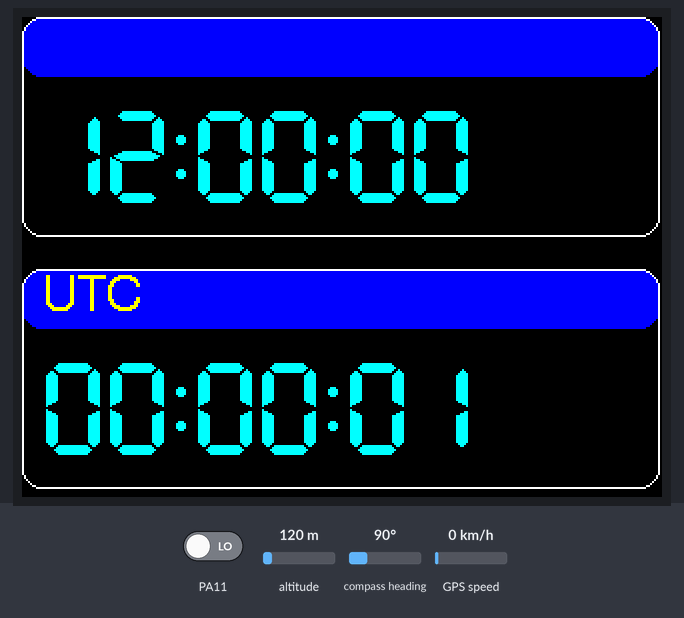
Bench run of a sketch on a simulated STM32 Blue Pill. Shown: 320×240 colour display. The test bench sets the inputs (shaded band); at power-on: PA11 LOW, altitude 120 m, compass heading 90°, GPS speed 0 km/h. The local clock reads 2024-03-15 10:24:30 at power-on unless the sketch sets it; the GPS gets a fix after 3 s at 37.7749, -122.4194 with 8 satellites.

Above: at 1.4 s.
1.5 s: PA11 driven HIGH
At 3.3 s:
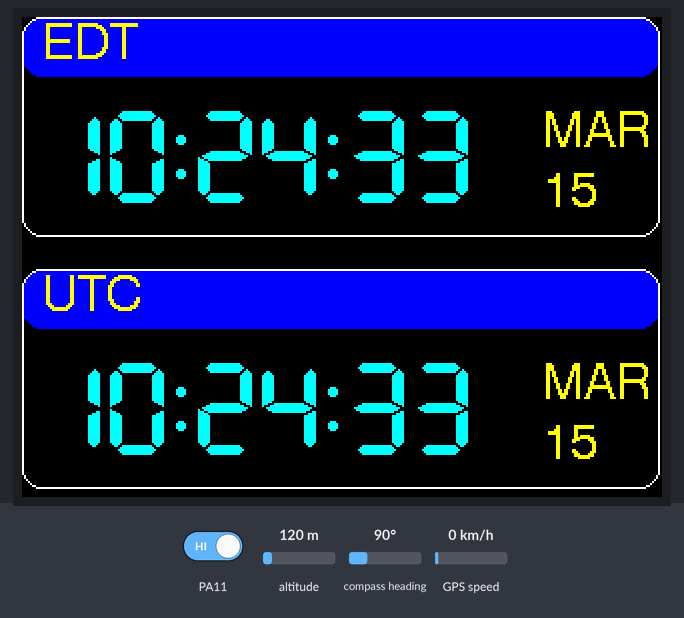
At 10.3 s:
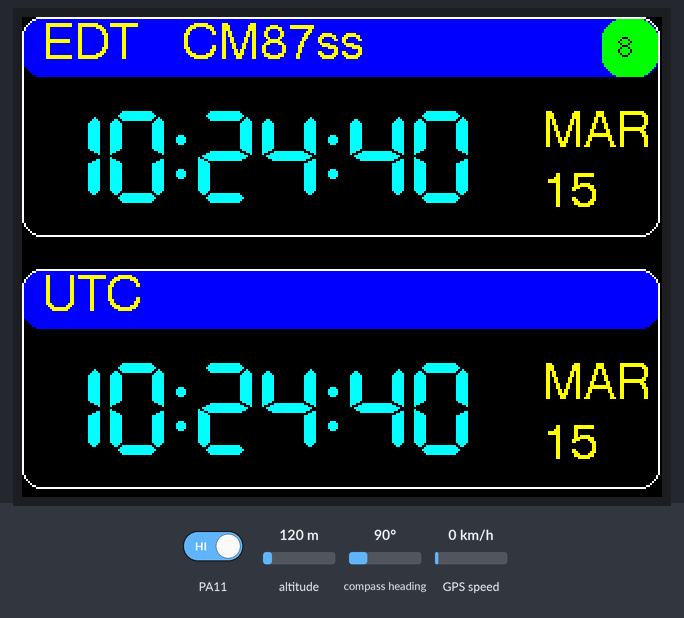
Timing chart, 0 to 11.8 s (numbered marks = the images above; inputs shaded):
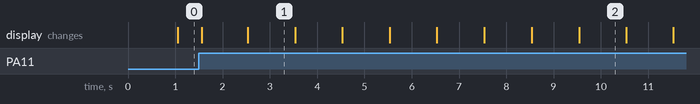

The sketch:

GPS_CLOCK_dual.ino
```cpp
// (licence header left out)
#include <TFT_eSPI.h>                              // https://github.com/Bodmer/TFT_eSPI
#include <TimeLib.h>                               // https://github.com/PaulStoffregen/Time
#include <TinyGPS++.h>                             // https://github.com/mikalhart/TinyGPSPlus
#include <Timezone.h>                              // https://github.com/JChristensen/Timezone

TimeChangeRule EDT                                 // Local Timezone setup. My zone is EST/EDT.
  = {"EDT", Second, Sun, Mar, 2, -240};            // Set Daylight time here.  EDT = UTC-4hrs
TimeChangeRule EST                                 // For ex: "First Sunday in Nov at 02:00"
  = {"EST", First, Sun, Nov, 2, -300};             // Set Standard time here.  EST = UTC-5hrs
TimeChangeRule *tz;                                // pointer to current time change rule
Timezone myTZ(EDT, EST);                           // create timezone object with rules above

#define GPS_TX                PA10                 // GPS data on hardware serial RX1
#define GPS_PPS               PA11                 // GPS 1PPS signal to hardware interrupt pin
#define USING_PPS             true                 // true if GPS_PPS line connected; false otherwise.
#define BAUD_RATE             9600                 // data rate of GPS module
#define GRID_SQUARE_SIZE         6                 // 0 (none), 4 (EM79), 6 (EM79vr), up to 10 char

#define LOCAL_FORMAT_12HR     true                 // local time format 12hr "11:34" vs 24hr "23:34"
#define UTC_FORMAT_12HR      false                 // UTC time format 12 hr "11:34" vs 24hr "23:34"
#define LEADING_ZERO         false                 // true="01:00", false="1:00"

#define SYNC_INTERVAL          100                 // seconds between GPS synchronizations
#define SYNC_MARGINAL         3600                 // orange status if no sync for 1 hour
#define SYNC_LOST            86400                 // red status if no sync for 1 day
#define serial Serial1                             // hardware UART#1 for GPS data

#define TIMECOLOR         TFT_CYAN                 // color of 7-segment time display
#define DATECOLOR       TFT_YELLOW                 // color of displayed month & day
#define LABEL_FGCOLOR   TFT_YELLOW                 // color of label text
#define LABEL_BGCOLOR     TFT_BLUE                 // color of label background


// ============ GLOBAL VARIABLES =====================================================

TinyGPSPlus gps;                                   // gps object
TFT_eSPI tft       = TFT_eSPI();                   // display object
time_t t,oldT      = 0;                            // UTC time, latest & displayed
time_t lt,oldLt    = 0;                            // Local time, latest & displayed
time_t lastSync    = 0;                            // time of last successful sync
volatile byte pps  = 0;                            // GPS one-pulse-per-second flag
bool useLocalTime  = false;                        // temp flag used for display updates
char gridSquare[12]= {0};                          // holds current grid square string


// ============ GRID SQUARE CALCULATOR ================================================

void getGridSquare(char *gs, float lat, float lon, const byte len=10) {
  int lon1,lon2,lon3,lon4,lon5;                    // GridSquare longitude components
  int lat1,lat2,lat3,lat4,lat5;                    // GridSquare latitude components
  float remainder;                                 // temp holder for residuals

  gs[0] = 0;                                       // if input invalid, return null
  lon += 180;                                      // convert (-180,180) to (0,360)
  lat += 90;                                       // convert (-90,90) to (0,180);
  if ((lon<0)||(lon>360)) return;                  // confirm good lon value
  if ((lat<0)||(lat>180)) return;                  // confirm good lat value
  if (len>10) return;                              // allow output length 0-10 chars

  remainder = lon;                                 // Parsing Longitude coordinates:
  lon1 = remainder/20;                             // first: divisions of 20 degrees
  remainder -= lon1*20;                            // remove 1st coord contribution
  lon2 = remainder/2;                              // second: divisions of 2 degrees
  remainder -= lon2*2;                             // remove 2nd coord contribution
  lon3 = remainder*12;                             // third: divisions of 5 minutes
  remainder -= lon3/12.0;                          // remove 3nd coord contribution
  lon4 = remainder*120;                            // forth: divisions of 30 seconds
  remainder -= lon4/120.0;                         // remove 4th coord contribution
  lon5 = remainder*2880;                           // fifth: division of 1.25 seconds

  remainder = lat;                                 // Parsing Latitude coordinates:
  lat1 = remainder/10;                             // first: divisions of 10 degrees
  remainder -= lat1*10;                            // remove 1st coord contribution
  lat2 = remainder;                                // second: divisions of 1 degrees
  remainder -= lat2;                               // remove 2nd coord contribution
  lat3 = remainder*24;                             // third: divisions of 2.5 minutes
  remainder -= lat3/24.0;                          // remove 3rd coord contribution
  lat4 = remainder*240;                            // fourth: divisions of 15 seconds
  remainder -= lat4/240.0;                         // remove 4th coord contribution
  lat5 = remainder*5760;                           // fifth: divisions of 0.625 seconds

  gs[0] = lon1 + 'A';                              // first coord pair are upper case alpha
  gs[1] = lat1 + 'A';
  gs[2] = lon2 + '0';                              // followed by numbers
  gs[3] = lat2 + '0';
  gs[4] = lon3 + 'a';                              // followed by lower case alpha
  gs[5] = lat3 + 'a';
  gs[6] = lon4 + '0';                              // followed by numbers
  gs[7] = lat4 + '0';
  gs[8] = lon5 + 'A';                              // followed by upper case alpha
  gs[9] = lat5 + 'A';
  gs[len] = 0;                                     // set desired string length (0-10 chars)
}


// ============ DISPLAY ROUTINES =====================================================

void showAMPM(int hr) {                            // not shown in dual display
}

void showTime(time_t t, bool hr12, int x, int y) {
  const int f=7;                                   // screen font
  tft.setTextColor(TIMECOLOR, TFT_BLACK);          // set time color
  int h=hour(t); int m=minute(t); int s=second(t); // get hours, minutes, and seconds
  showAMPM(h);                                     // display AM/PM, if needed
  if (hr12) {                                      // adjust hours for 12 vs 24hr format:
    if (h==0) h=12;                                // 00:00 becomes 12:00
    if (h>12) h-=12;                               // 13:00 becomes 01:00
  }
  if (h<10) {                                      // is hour a single digit?
    if ((!hr12)||(LEADING_ZERO))                   // 24hr format: always use leading 0
      x+= tft.drawChar('0',x,y,f);                 // show leading zero for hours
    else {
      tft.setTextColor(TFT_BLACK,TFT_BLACK);       // black on black text
      x+=tft.drawChar('8',x,y,f);                  // will erase the old digit
      tft.setTextColor(TIMECOLOR,TFT_BLACK);
    }
  }
  x+= tft.drawNumber(h,x,y,f);                     // hours
  x+= tft.drawChar(':',x,y,f);                     // show ":"
  if (m<10) x+= tft.drawChar('0',x,y,f);           // leading zero for minutes
  x+= tft.drawNumber(m,x,y,f);                     // show minutes
  x+= tft.drawChar(':',x,y,f);                     // show ":"
  if (s<10) x+= tft.drawChar('0',x,y,f);           // add leading zero for seconds
  x+= tft.drawNumber(s,x,y,f);                     // show seconds
}

void showDate(time_t t, int x, int y) {
  const int f=4,yspacing=30;                       // screen font, spacing
  const char* months[] = {"JAN","FEB","MAR",
     "APR","MAY","JUN","JUL","AUG","SEP","OCT",
     "NOV","DEC"};
  if (!lastSync) return;                           // if no time yet, forget it
  tft.setTextColor(DATECOLOR, TFT_BLACK);
  int m=month(t), d=day(t);                        // get date components
  tft.fillRect(x,y,50,60,TFT_BLACK);               // erase previous date
  tft.drawString(months[m-1],x,y,f);               // show month on top
  y += yspacing;                                   // put day below month
  if (d<10) x+=tft.drawNumber(0,x,y,f);            // draw leading zero for day
  tft.drawNumber(d,x,y,f);                         // draw day
}

void showTimeZone (int x, int y) {
  const int f=4;                                   // text font
  tft.setTextColor(LABEL_FGCOLOR,LABEL_BGCOLOR);   // set text colors
  tft.fillRect(x,y,180,28,LABEL_BGCOLOR);          // erase previous TZ
  if (!useLocalTime)
    tft.drawString("UTC",x,y,f);                   // UTC time
  else if (tz!=NULL)
    tft.drawString(tz->abbrev,x,y,f);              // show local time zone
}

void showTimeDate(time_t t, time_t oldT, bool hr12, int x, int y) {
  showTime(t,hr12,x,y);                            // display time HH:MM:SS
  if ((!oldT)||(hour(t)!=hour(oldT)))              // did hour change?
    showTimeZone(x,y-44);                          // update time zone
  if (day(t)!=day(oldT))                           // did date change?
    showDate(t,x+250,y);                           // update date
}

void showGridSquare(int x, int y) {
  const int f=4;                                   // text font
  char gs[12];                                     // buffer for new grid square
  if (!gps.location.isValid()) return;             // leave if no fix
  float lat = gps.location.lat();                  // get latitude
  float lon = gps.location.lng();                  // and longitude
  getGridSquare(gs,lat,lon, GRID_SQUARE_SIZE);     // compute current grid square
  if (strcmp(gs,gridSquare)) {                     // has grid square changed?
    strcpy(gridSquare,gs);                         // update copy
    tft.setTextColor(LABEL_FGCOLOR,LABEL_BGCOLOR); // set text colors
    tft.fillRect(x,y,170,28,LABEL_BGCOLOR);        // erase previous GS
    tft.drawString(gs,x,y,f);                      // show current grid square
  }
}

void showClockStatus() {
  const int x=290,y=1,w=28,h=29,f=2;               // screen position & size
  int color;
  if (second()%10) return;                         // update every 10 seconds
  int syncAge = now()-lastSync;                    // how long has it been since last sync?
  if (syncAge < SYNC_MARGINAL)                     // time is good & in sync
    color = TFT_GREEN;
  else if (syncAge < SYNC_LOST)                    // sync is 1-24 hours old
    color = TFT_ORANGE;
  else color = TFT_RED;                            // time is stale & should not be trusted
  tft.fillRoundRect(x,y,w,h,10,color);             // show clock status as a color
  tft.setTextColor(TFT_BLACK,color);
  tft.drawNumber(satCount(),x+8,y+6,f);            // and number of satellites
  showGridSquare(80,2);                            // and grid square
}

void newDualScreen() {
  tft.setTextColor(LABEL_FGCOLOR,LABEL_BGCOLOR);   // set label colors
  tft.fillScreen(TFT_BLACK);                       // start with empty screen
  tft.fillRoundRect(0,0,319,30,10,LABEL_BGCOLOR);  // title bar for local time
  tft.fillRoundRect(0,126,319,30,10,LABEL_BGCOLOR);// title bar for UTC
  tft.setTextColor(LABEL_FGCOLOR,LABEL_BGCOLOR);   // set label colors
  tft.drawRoundRect(0,0,319,110,10,TFT_WHITE);     // draw edge around local time
  tft.drawRoundRect(0,126,319,110,10,TFT_WHITE);   // draw edge around UTC
}


// ============ CLOCK/GPS TIME ROUTINES ===============================================

void setSpecificTime() {                           // for debugging only:
  const int hr=2,mi=59,se=45;                      // choose hour,minute,second here
  const int da=31,mo=5,yr=2020;                    // choose day,month,year here
  setTime(hr,mi,se,da,mo,yr);                      // set arduino time as specified
}

int satCount() {                                   // return # of satellites in view
  int sats = 0;                                    // number of satellites
  if (gps.satellites.isValid())
    sats = gps.satellites.value();                 // get # of satellites in view
  return sats;
}

void syncWithGPS() {                               // set Arduino time from GPS
  if (!gps.time.isValid()) return;                 // continue only if valid data present
  if (gps.time.age()>1000) return;                 // dont use stale data
  int h = gps.time.hour();                         // get hour value
  int m = gps.time.minute();                       // get minute value
  int s = gps.time.second();                       // get second value
  int d = gps.date.day();                          // get day
  int mo= gps.date.month();                        // get month
  int y = gps.date.year();                         // get year
  setTime(h,m,s,d,mo,y);                           // set the system time
  adjustTime(1);                                   // and adjust forward 1 second
  lastSync = now();                                // remember time of this sync
}

void syncCheck() {
  if (USING_PPS && !pps) return;                   // only sync at beginning of second
  pps = 0;                                         // reset pps flag
  int timeSinceSync = now()-lastSync;              // how long has it been since last sync?
  if ((timeSinceSync >= SYNC_INTERVAL)             // is it time to sync with GPS?
  || (!lastSync))  {                               // (or haven't sync'd at all yet)
    syncWithGPS();                                 // yes: attempt the sync
  }
}

void feedGPS() {                                   // feed GPS into tinyGPS parser
  while (serial.available()) {                     // look for data from GPS module
     char c = serial.read();                       // read in all available chars
     gps.encode(c);                                // and feed each char to GPS parser
  }
}

void ppsHandler() {                                // 1pps interrupt handler:
  pps = 1;                                         // flag that signal was received
}

time_t localTime() {                               // returns local time
  if (!lastSync) return 0;                         // make sure time has been set
  else return myTZ.toLocal(now(),&tz);             // before converting to local
}

void updateDisplay() {
  t = now();                                       // check latest time
  if (t!=oldT) {                                   // are we in a new second yet?
    lt = localTime();                              // keep local time current
    useLocalTime = true;                           // use local timezone
    showTimeDate(lt,oldLt,LOCAL_FORMAT_12HR,10,46);// show new local time
    useLocalTime = false;                          // use UTC timezone
    showTimeDate(t,oldT,UTC_FORMAT_12HR,10,172);   // show new UTC time
     showClockStatus();                            // and clock status
    oldT=t; oldLt=lt;                              // remember currently displayed time
  }
}


// ============ MAIN PROGRAM ===================================================

void setup() {
  serial.begin(BAUD_RATE);                         // open UART connection to GPS
  tft.init();
  tft.setRotation(1);                              // portrait screen orientation
  newDualScreen();                                 // show title & labels
  attachInterrupt(digitalPinToInterrupt(           // enable 1pps GPS time sync
    GPS_PPS), ppsHandler, RISING);
}

void loop() {
  feedGPS();                                       // decode incoming GPS data
  syncCheck();                                     // synchronize time with GPS
  updateDisplay();                                 // keep display current
}
```

Measured:
- after the input at 1.5 s, the display: first changes after 0.06 s (image 1 shows a later state)
- what the display in image 1 shows lasts 1.0 s, from 2.5 s to 3.5 s
